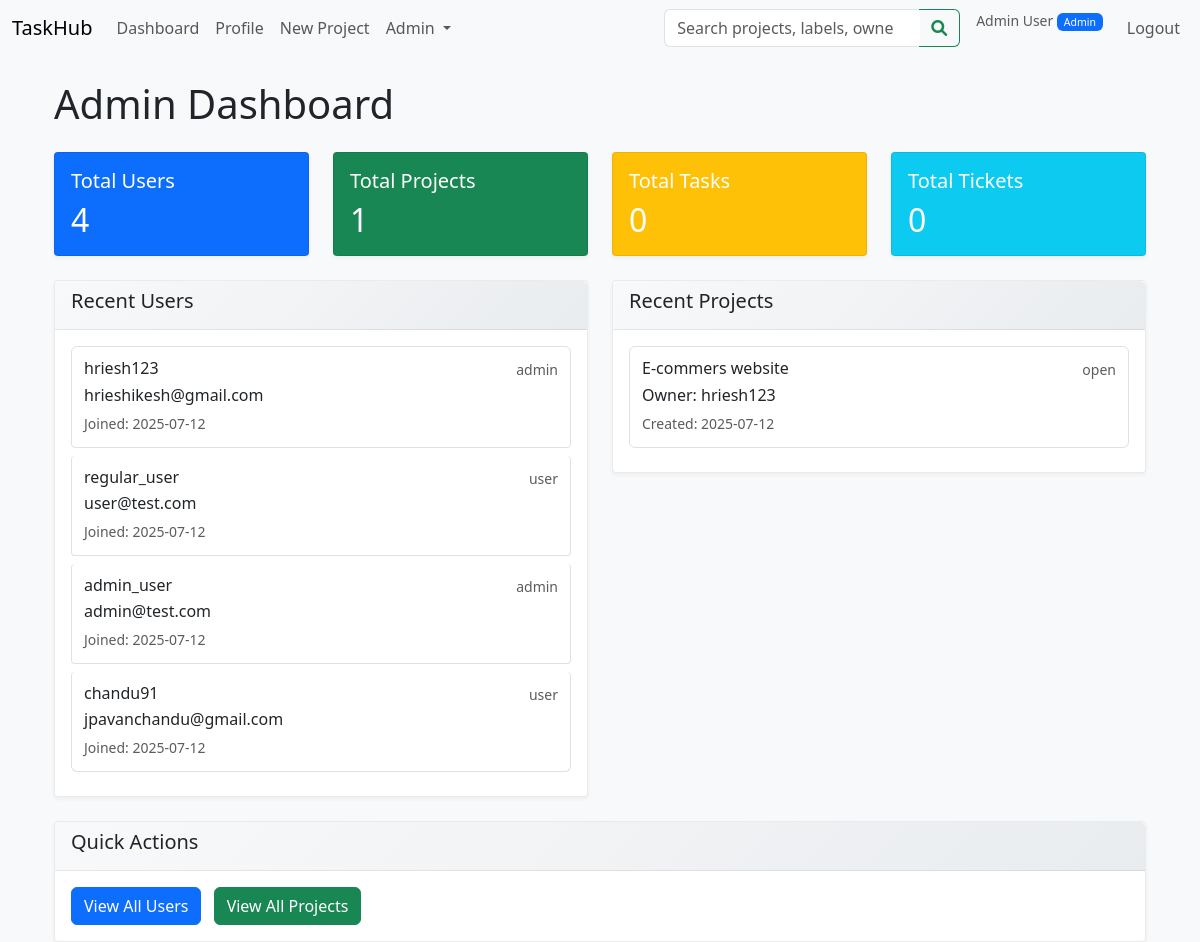
The page /admin/dashboard (signed in) on the database as committed earlier.
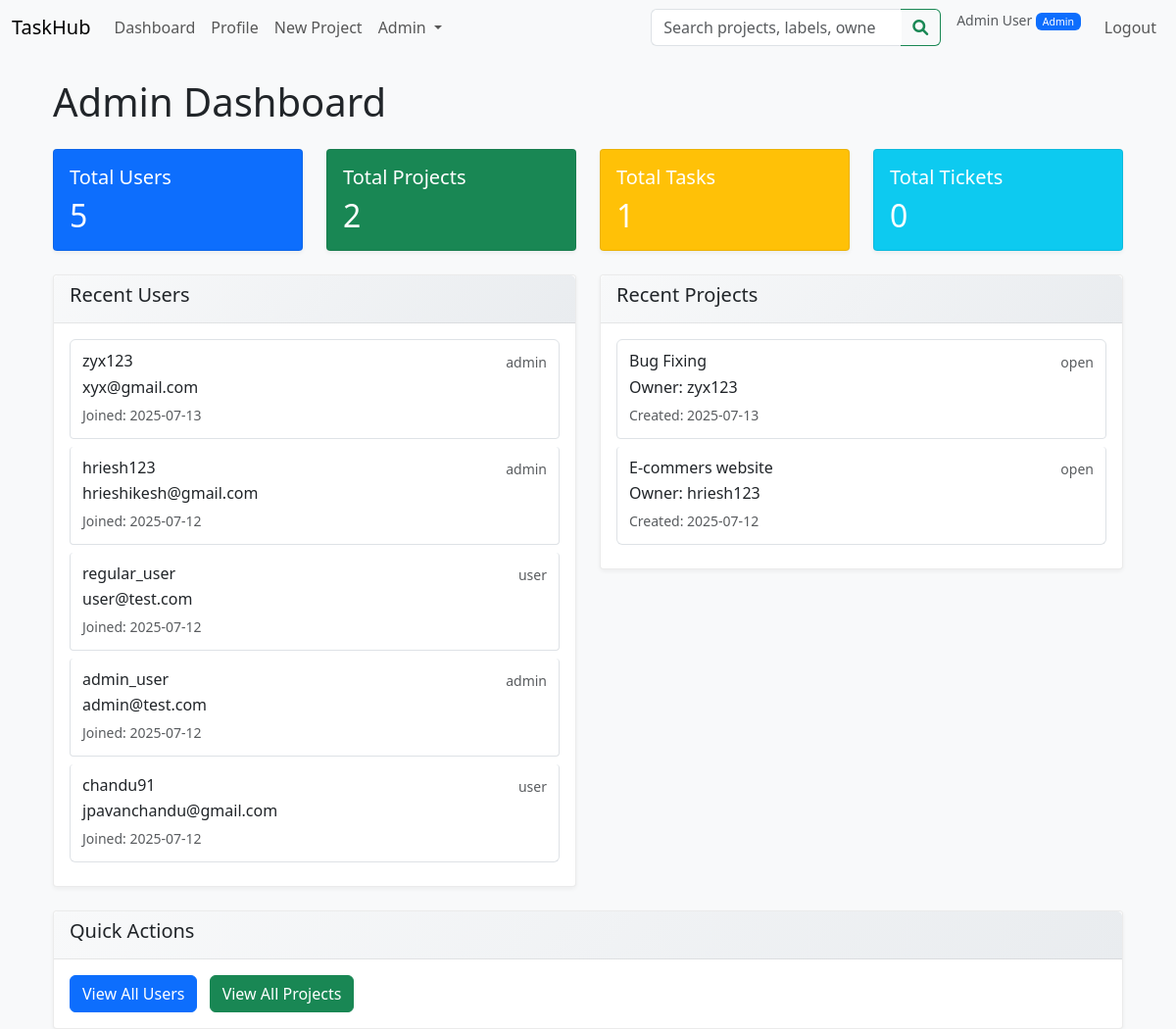
The same page on the database as committed later.
### models/user.py (models this page shows, shortened)
class User(db.Model, UserMixin):
    __tablename__ = 'user'
    id = db.Column(db.Integer, primary_key=True)
    username = db.Column(db.String(80), unique=True, nullable=False, index=True)
    email = db.Column(db.String(120), unique=True, nullable=False, index=True)
    password_hash = db.Column(db.String(128), nullable=False)
    role = db.Column(
        db.Enum('admin', 'user', name='user_roles'),
        default='user',
        nullable=False
    )
    created_at = db.Column(db.DateTime, default=datetime.utcnow)
    updated_at = db.Column(
        db.DateTime,
        default=datetime.utcnow,
        onupdate=datetime.utcnow
    )
    full_name = db.Column(db.String(150))
    job_title = db.Column(db.String(100))
    department = db.Column(db.String(100))
    organization = db.Column(db.String(150))
    location = db.Column(db.String(100))
    bio = db.Column(db.Text)
    avatar_url = db.Column(db.String(255))
    owned_projects = db.relationship(
        'Project',
        back_populates='owner',
        lazy='dynamic'
    )
    projects = db.relationship(
        'Project',
        secondary='project_members',
        back_populates='members',
        lazy='dynamic'
    )
    tasks_created = db.relationship(
        'Task',
        back_populates='creator',
        foreign_keys='Task.creator_id',
        lazy='dynamic'
    )
    assigned_tasks = db.relationship(
        'Task',
        foreign_keys='Task.assignee_id',
        back_populates='assignee',
        lazy='dynamic'
    )
    reported_tasks = db.relationship(
        'Task',
        foreign_keys='Task.reporter_id',
        back_populates='reporter',
        lazy='dynamic'
    )
    task_membership = db.relationship(
        'TaskMember',
        back_populates='user',
        lazy='dynamic',
        cascade='all, delete-orphan'
    )
    tickets_created = db.relationship(
        'Ticket',
        back_populates='creator',
        lazy='dynamic',
        cascade='all, delete-orphan'
    )

### models/project.py (models this page shows, shortened)
class Project(db.Model):
    __tablename__ = 'project'
    id = db.Column(db.Integer, primary_key=True)
    name = db.Column(db.String(150), nullable=False)
    description = db.Column(db.Text)
    status = db.Column(
        db.Enum('open', 'closed', name='project_status'),
        default='open',
        nullable=False
    )
    owner_id = db.Column(db.Integer, db.ForeignKey('user.id'), nullable=False)
    created_at = db.Column(db.DateTime, default=datetime.utcnow)
    updated_at = db.Column(
        db.DateTime,
        default=datetime.utcnow,
        onupdate=datetime.utcnow
    )
    owner = db.relationship(
        'User',
        back_populates='owned_projects'
    )
    members = db.relationship(
        'User',
        secondary=project_members,
        back_populates='projects',
        lazy='dynamic'
    )
    labels = db.relationship(
        'Label',
        secondary=project_labels,
        back_populates='projects',
        lazy='dynamic'
    )
    tasks = db.relationship(
        'Task',
        back_populates='project',
        lazy='dynamic',
        cascade='all, delete-orphan'
    )
    tickets = db.relationship(
        'Ticket',
        back_populates='project',
        lazy='dynamic',
        cascade='all, delete-orphan'
    )

### routes/admin_routes.py (the view)
@admin_bp.route("/dashboard")
@login_required
@admin_required
def dashboard():
    total_users = User.query.count()
    total_projects = Project.query.count()
    total_tasks = Task.query.count()
    total_tickets = Ticket.query.count()
    recent_users = User.query.order_by(User.created_at.desc()).limit(5).all()
    recent_projects = Project.query.order_by(Project.created_at.desc()).limit(5).all()
    return render_template(
        "admin/dashboard.html",
        total_users=total_users,
        total_projects=total_projects,
        total_tasks=total_tasks,
        total_tickets=total_tickets,
        recent_users=recent_users,
        recent_projects=recent_projects
    )

### templates/admin/dashboard.html (shortened to what this page needs)
{% extends "base.html" %}
{% block content %}
<div class="container mt-4">
    <h1 class="mb-4">Admin Dashboard</h1>
    <div class="row mb-4">
        <div class="col-md-3">
            <div class="card text-white bg-primary">
                <div class="card-body">
                    <h5 class="card-title">Total Users</h5>
                    <h2 class="card-text">{{ total_users }}</h2>
                </div>
            </div>
        </div>
        <div class="col-md-3">
            <div class="card text-white bg-success">
                <div class="card-body">
                    <h5 class="card-title">Total Projects</h5>
                    <h2 class="card-text">{{ total_projects }}</h2>
                </div>
            </div>
        </div>
        <div class="col-md-3">
            <div class="card text-white bg-warning">
                <div class="card-body">
                    <h5 class="card-title">Total Tasks</h5>
                    <h2 class="card-text">{{ total_tasks }}</h2>
                </div>
            </div>
        </div>
        <div class="col-md-3">
            <div class="card text-white bg-info">
                <div class="card-body">
                    <h5 class="card-title">Total Tickets</h5>
                    <h2 class="card-text">{{ total_tickets }}</h2>
                </div>
            </div>
        </div>
    </div>
    <div class="row">
        <div class="col-md-6">
            <div class="card">
                <div class="card-header">
                    <h5>Recent Users</h5>
                </div>
                <div class="card-body">
                    {% if recent_users %}
                        <div class="list-group">
                            {% for user in recent_users %}
                            <a href="{{ url_for('admin.user_detail', user_id=user.id) }}" class="list-group-item list-group-item-action">
                                <div class="d-flex w-100 justify-content-between">
                                    <h6 class="mb-1">{{ user.username }}</h6>
                                    <small class="text-muted">{{ user.role }}</small>
                                </div>
                                <p class="mb-1">{{ user.email }}</p>
                                <small class="text-muted">Joined: {{ user.created_at.strftime('%Y-%m-%d') }}</small>
                            </a>
                            {% endfor %}
                        </div>
                    {% else %}
                        <p class="text-muted">No users found.</p>
                    {% endif %}
                </div>
            </div>
        </div>
        <div class="col-md-6">
            <div class="card">
                <div class="card-header">
                    <h5>Recent Projects</h5>
                </div>
                <div class="card-body">
                    {% if recent_projects %}
                        <div class="list-group">
                            {% for project in recent_projects %}
                            <div class="list-group-item">
                                <div class="d-flex w-100 justify-content-between">
                                    <h6 class="mb-1">{{ project.name }}</h6>
                                    <small class="text-muted">{{ project.status }}</small>
                                </div>
                                <p class="mb-1">Owner: {{ project.owner.username }}</p>
                                <small class="text-muted">Created: {{ project.created_at.strftime('%Y-%m-%d') }}</small>
                            </div>
                            {% endfor %}
                        </div>
                    {% else %}
                        <p class="text-muted">No projects found.</p>
                    {% endif %}
                </div>
            </div>
        </div>
    </div>
    <div class="row mt-4">
        <div class="col-12">
            <div class="card">
                <div class="card-header">
                    <h5>Quick Actions</h5>
                </div>
                <div class="card-body">
                    <a href="{{ url_for('admin.list_users') }}" class="btn btn-primary me-2">View All Users</a>
                    <a href="{{ url_for('admin.list_projects') }}" class="btn btn-success me-2">View All Projects</a>
                </div>
            </div>
        </div>
    </div>
</div>
{% endblock %}

### templates/base.html (shortened to what this page needs)
<!DOCTYPE html>
<html lang="en">
<head>
  <link
    href="https://cdn.jsdelivr.net/npm/bootstrap@5.3.0/dist/css/bootstrap.min.css"
    rel="stylesheet"
  >
  <link rel="stylesheet" href="https://cdnjs.cloudflare.com/ajax/libs/font-awesome/6.0.0/css/all.min.css">
  <link rel="stylesheet" href="{{ url_for('static', filename='css/style.css') }}">
</head>
<body>
<nav class="navbar navbar-expand-lg navbar-light bg-light mb-4">
  <div class="container-fluid">
            <a class="navbar-brand" href="{{ url_for('main.index') }}">TaskHub</a>
    <div class="collapse navbar-collapse">
      <ul class="navbar-nav me-auto">
        {% if current_user.is_authenticated %}
          <li class="nav-item">
            <a class="nav-link" href="{{ url_for('main.dashboard') }}">Dashboard</a>
          </li>
          <li class="nav-item">
            <a class="nav-link" href="{{ url_for('main.profile') }}">Profile</a>
          </li>
          <li class="nav-item">
            <a class="nav-link" href="{{ url_for('projects.create') }}">New Project</a>
          </li>
          {% if current_user.role=='admin' %}
            <li class="nav-item dropdown">
              <a class="nav-link dropdown-toggle" href="#" role="button" data-bs-toggle="dropdown">
                Admin
              </a>
            </li>
          {% endif %}
        {% endif %}
      </ul>
      {% if current_user.is_authenticated %}
      <form class="d-flex me-3" method="GET" action="{{ url_for('projects.search_projects') }}" style="min-width: 250px;">
        <div class="input-group">
          <input class="form-control" type="search" name="labels" placeholder="Search projects, labels, owners..."
                 aria-label="Search projects by labels, names, or owners">
          <button class="btn btn-outline-success" type="submit">
            <i class="fas fa-search"></i>
          </button>
        </div>
      </form>
      {% endif %}
      <ul class="navbar-nav">
        {% if current_user.is_authenticated %}
          <li class="nav-item">
            <span class="navbar-text me-3">
              <small class="text-muted">
                {{ current_user.full_name }}
                <span class="badge bg-{{ 'primary' if current_user.role == 'admin' else 'secondary' }}">
                  {{ current_user.role.title() }}
                </span>
              </small>
            </span>
          </li>
          <li class="nav-item">
            <a class="nav-link" href="{{ url_for('auth.logout') }}">Logout</a>
          </li>
        {% endif %}
      </ul>
    </div>
  </div>
</nav>
<div class="container">
  {% block content %}{% endblock %}
</div>
</body>
</html>

### static/css/style.css (style rules this page uses)
body { background-color: #f8f9fa; }
.navbar .input-group { max-width: 300px; }
.navbar .input-group .form-control { border-right: none; }
.navbar .input-group .btn { border-left: none; border-top-left-radius: 0; border-bottom-left-radius: 0; }
.card { border-radius: 0.25rem; }
.list-group-item { background: #ffffff; border: 1px solid #dee2e6; border-radius: 0.25rem; margin-bottom: 0.5rem; cursor: grab; padding: 0.75rem; }
.card { box-shadow: 0 2px 4px rgba(0,0,0,0.05); border: 1px solid rgba(0,0,0,0.08); transition: box-shadow 0.2s ease; }
.card-header { background: linear-gradient(135deg, #f8f9fa 0%, #e9ecef 100%); border-bottom: 1px solid rgba(0,0,0,0.08); }
.badge { font-weight: 500; }
.list-group-item { transition: background-color 0.2s ease; }
.btn { border-radius: 6px; font-weight: 500; transition: all 0.2s ease; }

Rows that differ between the two databases and show on the page:
added User: username "zyx123", role "admin", email "xyx@gmail.com", created_at "2025-07-13"
added Project: name "Bug Fixing", status "open", owner.username "zyx123", created_at "2025-07-13"
Other text that changed with them:
{{ total_users }}: "4" → "5"
{{ total_projects }}: "1" → "2"
{{ total_tasks }}: "0" → "1"
